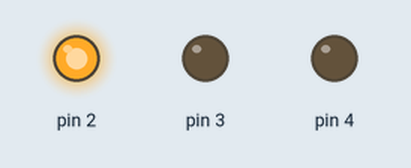
Recording of a sketch running on a simulated Arduino Uno, built with avr-gcc and run on an emulated ATmega328P. Parts: output pins drawn as LEDs (lit = HIGH).

Above: at 0.5 s.
At 1.7 s:
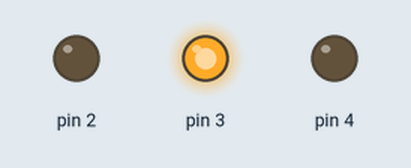
At 2.2 s:
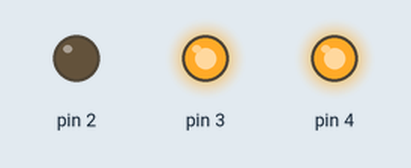
At 2.7 s:
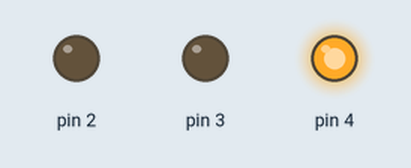
At 4.2 s:
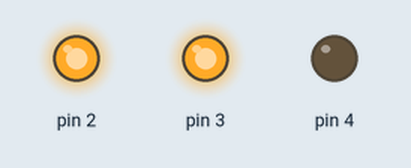
At 6.2 s:
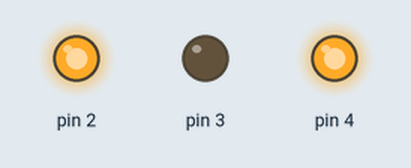
Timing chart, 0 to 6.9 s (numbered marks = the images above):
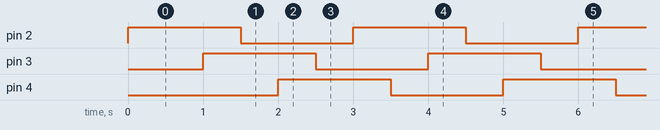

Measured:
- by itself, pin 2–4: alternates HIGH for 1.5 s and LOW for 1.5 s
- by itself, everything shown: repeats every 3.0 s, in 6 steps

The sketch:

lab01_1.ino
```cpp
// C++ code
//
int sure = 500;
void setup()
{
  pinMode(2, OUTPUT);
  pinMode(3, OUTPUT);
  pinMode(4, OUTPUT);
}

void loop()
{
  digitalWrite(2, HIGH);
  delay(sure);
  digitalWrite(3, LOW);
  digitalWrite(4, LOW);
  delay(sure);

  digitalWrite(3, HIGH);
  delay(sure);
  digitalWrite(2, LOW);
  digitalWrite(4, LOW);
  delay(sure);

  digitalWrite(4, HIGH);
  delay(sure);
  digitalWrite(3, LOW);
  digitalWrite(2, LOW);
  delay(sure);

}
```
